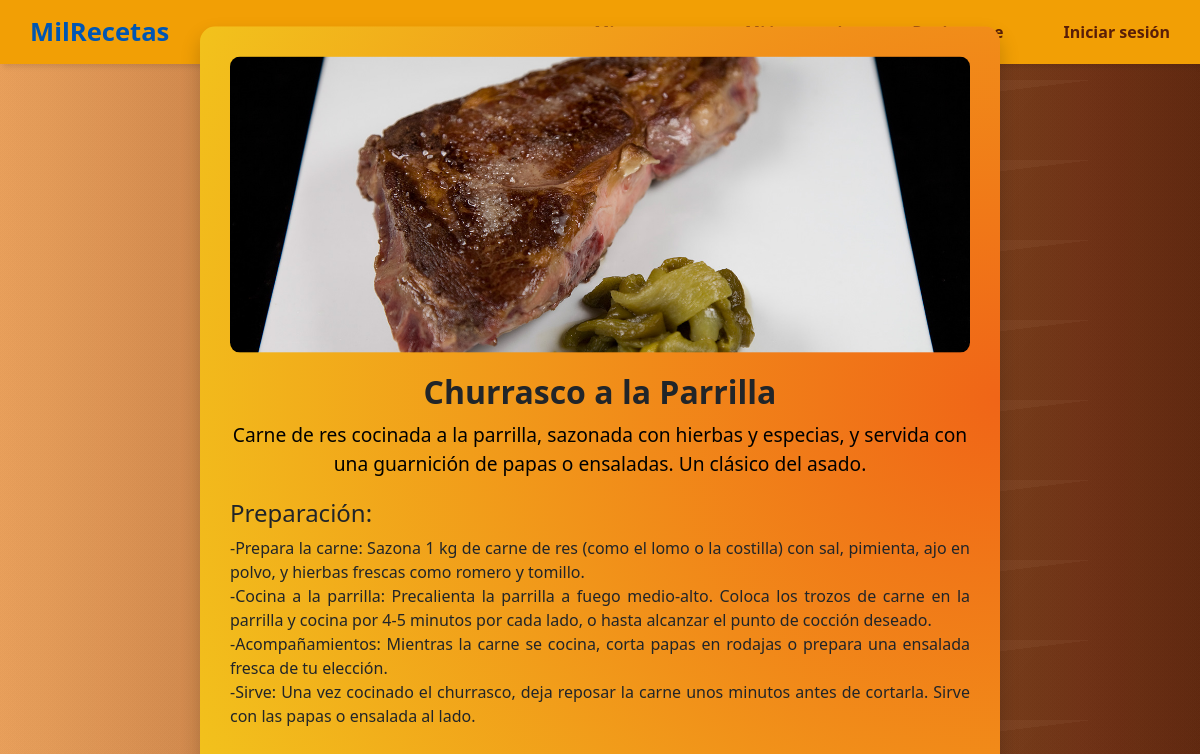
Page /receta.php?id=9 on the committed database.
### tables this page shows
CREATE TABLE `recetas` (
  `id_receta` int(15) NOT NULL,
  `id_usuario` int(15) NOT NULL,
  `nombre` varchar(50) NOT NULL,
  `descripcion` varchar(200) NOT NULL,
  `preparacion` varchar(800) NOT NULL,
  `nombre_img` varchar(250) NOT NULL
);

### receta.php (the view, shortened to what this page needs)
<!DOCTYPE html>
<html lang="es">
<head>
    <link href="https://stackpath.bootstrapcdn.com/bootstrap/4.5.2/css/bootstrap.min.css" rel="stylesheet">
    <link rel="stylesheet" href="estilos_inicio.css">
</head>
<body>
    <?php
    include("conexion_db.php");
    ?>
    <header>
        <nav>
            <ul>
                <li class="marca"><a href="Index.php">MilRecetas</a></li>
                <li class="hideOnMobile"><a href="mis_recetas.php">Mis recetas</a></li>
                <li class="hideOnMobile"><a href="mi_inventario.php">Mi inventario</a></li>
                <li class="hideOnMobile"><a href="registro.php">Registrarse</a></li>
                <?php
                if (isset($_SESSION['id'])) {
                    echo '<li class="hideOnMobile"><a href="logout.php">Cerrar Sesión</a></li>';
                } else {
                    echo '<li><a href="f_login.php">Iniciar sesión</a></li>';
                }
                ?>
            </ul>
        </nav>
    </header>
    <div class="receta-container">
        <?php
        $id_receta = $_GET['id'];
        $query = "SELECT * FROM recetas WHERE id_receta = '$id_receta'";
        $resultado = mysqli_query($conex, $query);
        $row = mysqli_fetch_array($resultado);
        ?>
        <img src="img_recetas/<?php echo htmlspecialchars($row['nombre_img']); ?>" alt="<?php echo htmlspecialchars($row['nombre']); ?>" class="receta-img">
        <h1 class="receta-title"><?php echo htmlspecialchars($row['nombre']); ?></h1>
        <p class="receta-description"><?php echo htmlspecialchars($row['descripcion']); ?></p>
        <div class="receta-content">
            <h4>Preparación:</h4>
            <p><?php echo nl2br(htmlspecialchars($row['preparacion'])); ?></p>
        </div>
    </div>
</body>

### estilos_inicio.css (style rules this page uses)
* { margin: 0; padding: 0; }
body { max-height: 100vh; overflow-x: hidden; font-family: 'Segoe UI', Tahoma, Geneva, Verdana, sans-serif; background-image: linear-gradient(305deg, rgba(161, 161, 161, 0.04) 0%, rgba(161, 161, 161, 0.04) 45%,rgba(31, 31, 31, 0.04) 45%, rgba(31, 31, 31, 0.04) 100%),linear-gradient(173deg, rgba(190, 190, 190, 0.04) 0%, rgba(190, 190, 190, 0.04) 59%,rgba(10, 10, 10, 0.04) 59%, rgba(10, 10, 10, 0.04) 100%),linear-gradient(229deg, rgba(168, 168, 168, 0.04) 0%, rgba(168, 168, 168, 0.04) 29%,rgba(86, 86, 86, 0.04) 29%, rgba(86, 86, 86, 0.04) 100%),linear-gradient(306deg, rgba(51, 51, 51, 0.04) 0%, rgba(51, 51, 51, 0.04) 17%,rgba(64, 64, 64, 0.04) 17%, rgba(64, 64, 64, 0.04) 100%),linear-gradient(90deg, rgb(255, 169, 89),rgb(97, 30, 1));; }
nav { background-color: #F29F05; box-shadow: 3px 3px 5px rgba(0, 0, 0, 0.1); }
nav ul { width: 100%; list-style: none; display: flex; justify-content: flex-end; align-items: center; }
nav li { height: 8vh; }
nav a { height: 100%; padding: 0 30px; text-decoration: none; display: flex; align-items: center; color: #591E08; font-weight: 700; }
.marca { font-size: 1.6em; }
nav li:first-child { margin-right: auto; }

### receta.php (style rules this page uses)
.receta-container { background-image: radial-gradient(circle at center right, rgb(240, 101, 23),rgb(242, 194, 28)); border-radius: 15px; box-shadow: 0 10px 20px rgba(0, 0, 0, 0.2); max-width: 800px; width: 90%; padding: 30px; text-align: center; position: absolute; top: 50%; left: 50%; transform: translate(-50%, -50%); }
.receta-img { border-radius: 10px; max-width: 100%; height: auto; margin-bottom: 20px; }
.receta-title { font-size: 2rem; font-weight: bold; margin-bottom: 10px; }
.receta-description { font-size: 1.2rem; color: black; margin-bottom: 20px; }
.receta-content { font-size: 1rem; text-align: justify; }

### rows in the picture
recetas: nombre_img (picture), nombre "Churrasco a la Parrilla", descripcion "Carne de res cocinada a la parrilla, sazonada con hierbas y especias, y servida con una guarnición de papas o ensaladas. Un clásico del asado.", preparacion "-Prepara la carne: Sazona 1 kg de carne de res (como el lomo o la costilla) con sal, pimienta, ajo en polvo, y hierbas frescas como romero y tomillo. -Cocina a la parrilla: Precalienta la parrilla a fuego medio-alto. Coloca los trozos de carne en la parrilla y cocina por 4-5 minutos por cada lado, o hasta alcanzar el punto de cocción deseado. -Acompañamientos: Mientras la carne se cocina, corta papas en rodajas o prepara una ensalada fresca de tu elección. -Sirve: Una vez cocinado el churrasco, deja reposar la carne unos minutos antes de cortarla. Sirve con las papas o ensalada al lado."
